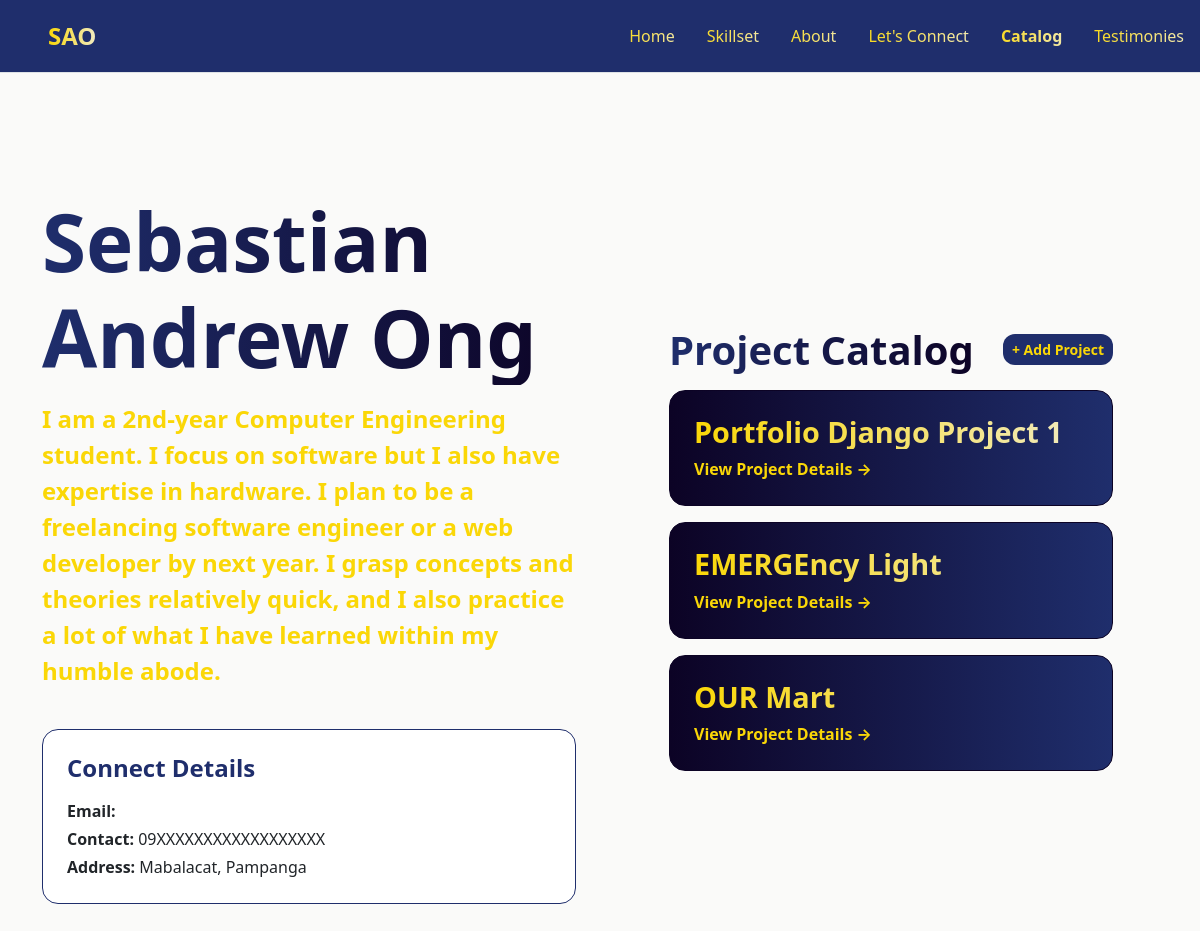
The page /projects/ on the database as committed earlier.
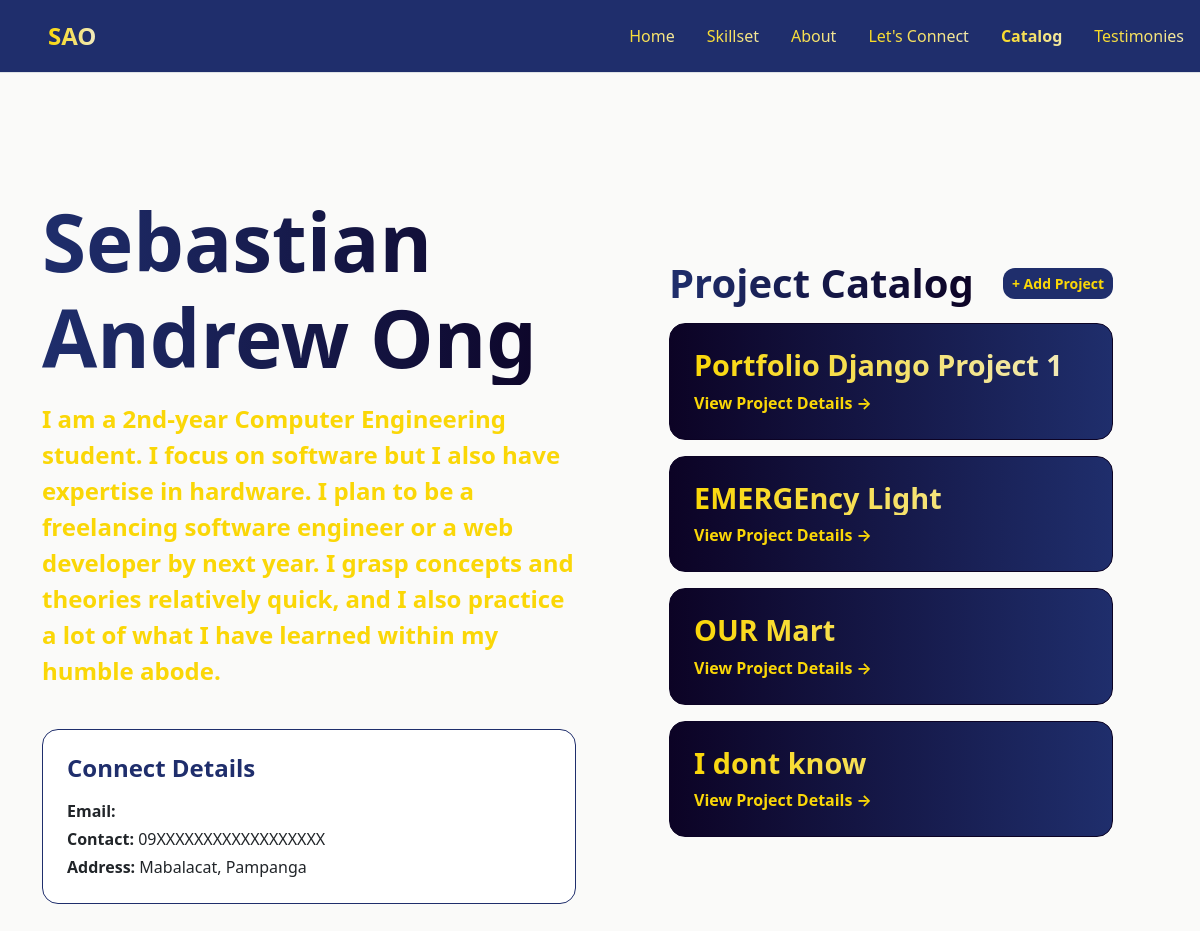
The same page on the database as committed later.
### projects/models.py (models this page shows, shortened)
class PersonalInfo(models.Model):
    first_name = models.CharField(max_length=100)
    middle_name = models.CharField(max_length=100, blank=True, null=True)
    last_name = models.CharField(max_length=100)
    summary = models.TextField()
    contact_number = models.CharField(max_length=20)
    contact_email = models.EmailField(max_length=200)
    address = models.TextField()

class Project(models.Model):
    project_name = models.CharField(max_length=200)
    description = models.TextField()
    tech_stack = models.CharField(max_length=250)
    link = models.URLField(max_length=500, blank=True, null=True)

### projects/views.py (the view)
# urls.py: path('projects/', project_views.project_list_view, name='project_list'),
def project_list_view(request):
    all_projects = Project.objects.all()
    my_info = PersonalInfo.objects.first()
    context = {
        'projects': all_projects,
        'personal_info': my_info
    }
    return render(request, 'projects/project_list.html', context)

### templates/projects/project_list.html (shortened to what this page needs)
<!DOCTYPE html>
<html lang="en">
<head>
    <link href="https://cdn.jsdelivr.net/npm/bootstrap@5.3.3/dist/css/bootstrap.min.css" rel="stylesheet">
</head>
<body style="background-color:#FAFAF9">
<header class="d-flex flex-wrap justify-content-center align-items-center py-3 ps-4 ps-md-5 mb-4 border-bottom" style="background-color:#1F2E6C">
    <a href="{% url 'home' %}" class="d-flex align-items-center mb-3 mb-md-0 me-md-auto text-decoration-none">
        <span class="fs-4 fw-bold gold-text">SAO</span>
    </a>
    <ul class="nav nav-pills">
        <li class="nav-item"><a href="{% url 'home' %}" class="nav-link gold-text">Home</a></li>
        <li class="nav-item"><a href="{% url 'skillset' %}" class="nav-link gold-text">Skillset</a></li>
        <li class="nav-item"><a href="{% url 'about' %}" class="nav-link gold-text">About</a></li>
        <li class="nav-item"><a href="{% url 'contact' %}" class="nav-link gold-text">Let's Connect</a></li>
        <li class="nav-item"><a href="{% url 'project_list' %}" class="nav-link gold-text fw-bold">Catalog</a></li>
        <li class="nav-item"><a href="{% url 'testimony_list' %}" class="nav-link gold-text">Testimonies</a></li>
    </ul>
</header>
<div class="container py-5">
    <div class="row row-cols-1 row-cols-md-2 align-items-md-center g-5 py-5 justify-content-center">
        <div class="col d-flex flex-column align-items-start gap-2">
            <h1 class="fw-bold display-1 navy-text">{{ personal_info.first_name }} {{ personal_info.last_name }}</h1>
            <p class="fs-4 fw-bold" style="color: #fad707;">{{ personal_info.summary }}</p>
            <div class="card p-4 mt-3 w-100" style="background: #ffffff; border: 1px solid #1F2E6C; border-radius: 16px;">
                <h4 class="fw-bold mb-3" style="color: #1F2E6C;">Connect Details</h4>
                <p class="mb-1"><strong>Email:</strong> {{ personal_info.email }}</p>
                <p class="mb-1"><strong>Contact:</strong> {{ personal_info.contact_number }}</p>
                <p class="mb-0"><strong>Address:</strong> {{ personal_info.address }}</p>
            </div>
        </div>
        <div class="col">
            <div class="row row-cols-1 g-3 justify-content-center mx-auto" style="max-width: 460px;">
                <div class="col d-flex justify-content-between align-items-center">
                    <h2 class="fw-bold display-6 mb-0 navy-text">Project Catalog</h2>
                    <a href="{% url 'project_create' %}" class="btn btn-add btn-sm">+ Add Project</a>
                </div>
                {% for project in projects %}
                <div class="col">
                    <a href="{% url 'project_detail' pk=project.pk %}" class="text-decoration-none">
                        <div class="card p-4 w-100" style="background: linear-gradient(to right, #0c0325, #1F2E6C); border: 1px solid #0c0325; border-radius: 16px;">
                            <h2 class="fw-bold m-0 gold-text" style="font-size: 1.8rem;">{{ project.project_name }}</h2>
                            <span class="mt-2" style="color: #fad707; font-weight: bold;">View Project Details &rarr;</span>
                        </div>
                    </a>
                </div>
                {% empty %}
                <div class="col">
                    <p class="text-muted">No projects logged.</p>
                </div>
                {% endfor %}
            </div>
        </div>
    </div>
</div>
</body>
</html>

### templates/projects/project_list.html (style rules this page uses)
.gold-text { background: linear-gradient(to right, #fad707, #f1ebc3); -webkit-background-clip: text; -webkit-text-fill-color: transparent; }
.navy-text { background: linear-gradient(to right, #1F2E6C, #0c0325); -webkit-background-clip: text; -webkit-text-fill-color: transparent; }
.btn-add { background: #1F2E6C; color: #fad707; border-radius: 12px; font-weight: bold; }

Rows that differ between the two databases and show on the page:
added Project: project_name "I dont know"
